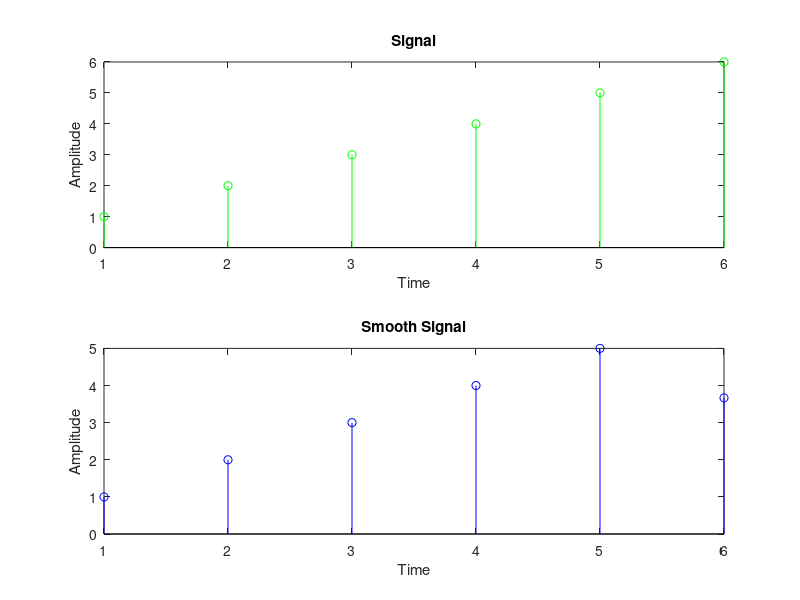

Write the MATLAB code that produced this figure.
clc;
clear all;
clf;

x1=[1 2 3 4 5 6];
y1=[0 x1 0];
t=1:6;
for i=2:7
  m(i-1)=(y1(i-1)+y1(i)+y1(i+1))/3;
endfor
subplot(2,1,1);
stem(t,x1,'g');
title('Signal');
xlabel('Time');
ylabel('Amplitude');

subplot(2,1,2);
stem(t,m,'b');
title('Smooth Signal');
xlabel('Time');
ylabel('Amplitude');